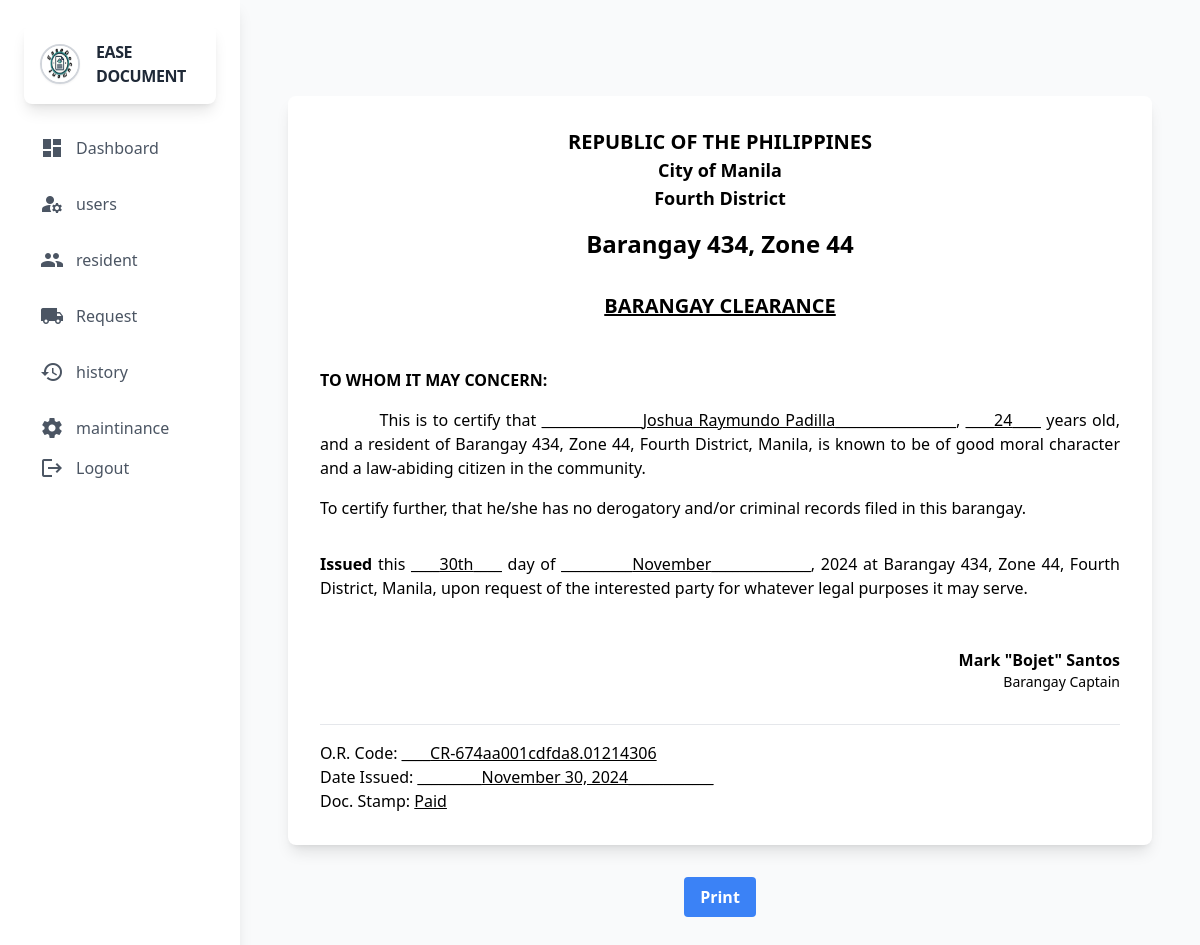
The page /admin/view_orders.php?cr_id=14 (signed in) on the database its author committed.
### tables this page shows
CREATE TABLE `centralize_request` (
  `cr_id` int(11) NOT NULL,
  `cr_code` varchar(60) NOT NULL,
  `cr_1X1_pic` varchar(255) DEFAULT NULL,
  `cr_Signature` varchar(255) DEFAULT NULL,
  `cr_purpose` text NOT NULL,
  `cr_price` decimal(10,2) NOT NULL,
  `cr_shipping_fee` decimal(10,3) NOT NULL,
  `cr_total` decimal(10,3) NOT NULL,
  `cr_address` varchar(255) NOT NULL,
  `cr_payment` varchar(60) NOT NULL,
  `cr_validId` varchar(255) NOT NULL,
  `cr_proofResidency` varchar(255) DEFAULT NULL,
  `cr_r_id` int(11) NOT NULL,
  `cr_formtype` varchar(60) NOT NULL,
  `cr_request_date` timestamp NOT NULL DEFAULT current_timestamp() ON UPDATE current_timestamp(),
  `cr_status` varchar(60) NOT NULL DEFAULT 'Pending'
);

CREATE TABLE `resident` (
  `r_id` int(11) NOT NULL,
  `r_fname` varchar(60) NOT NULL,
  `r_mname` varchar(60) DEFAULT NULL,
  `r_lname` varchar(60) NOT NULL,
  `r_profile` varchar(255) NOT NULL,
  `r_valid_ids` varchar(255) NOT NULL,
  `r_suffix` varchar(20) DEFAULT NULL,
  `r_gender` varchar(20) NOT NULL,
  `r_civil_status` varchar(20) NOT NULL,
  `r_citizenship` varchar(20) NOT NULL,
  `r_bday` date NOT NULL,
  `r_street` varchar(60) NOT NULL,
  `r_region` varchar(60) NOT NULL,
  `r_province` varchar(60) NOT NULL,
  `r_municipality` varchar(60) NOT NULL,
  `r_barangay` varchar(60) NOT NULL,
  `r_contact_number` varchar(60) NOT NULL,
  `r_email` varchar(60) NOT NULL,
  `r_password` varchar(255) NOT NULL,
  `r_status` int(10) NOT NULL DEFAULT 1 COMMENT '0=archive,1=Verified,2=NotVerified',
  `r_howlong_living` varchar(60) DEFAULT NULL
);

### admin/backend/db.php (called while the page is built, shortened)
<?php
class db_connect
{
    public $host = db_host;
    public $user = db_user;
    public $pass = db_pass;
    public $name = db_name;
    public function connect()
    {
        try {
            $this->conn = new mysqli($this->host, $this->user, $this->pass, $this->name);
        } catch (\Throwable $th) {
            header("Location:setup.php");
        }
    }
}

### admin/backend/class.php (called while the page is built, shortened)
<?php
include ('db.php');
class global_class extends db_connect
{
    public function viewOrderDetails($cr_id)
    {
        $query = "SELECT * FROM centralize_request
                  LEFT JOIN resident ON resident.r_id = centralize_request.cr_r_id
                  where cr_id = '$cr_id'
                  ORDER BY centralize_request.cr_request_date DESC
                  ";
        $result = $this->conn->query($query);
        if ($result->num_rows > 0) {
            $order = [];
            while ($row = $result->fetch_assoc()) {
                $order[] = $row;
            }
            return $order;
        } else {
            return false;
        }
    }
}
?>

### admin/backend/end-points/barangay_clearance.php (the view)
<div id="printableArea" class="max-w-4xl mx-auto bg-white p-8 mt-12 shadow-lg rounded-lg">
<div class="text-center">
    <h1 class="text-xl font-bold uppercase">Republic of the Philippines</h1>
    <h2 class="text-lg font-semibold">City of Manila</h2>
    <h3 class="text-lg font-semibold">Fourth District</h3>
    <h4 class="text-2xl font-extrabold mt-4">Barangay 434, Zone 44</h4>
</div>
<div class="mt-8">
    <h1 class="text-xl font-bold text-center uppercase underline">Barangay Clearance</h1>
</div>
<div class="mt-12">
    <p class="text-justify">
        <span class="font-bold">TO WHOM IT MAY CONCERN:</span>
    </p>
    <p class="mt-4 text-justify">
        &nbsp;&nbsp;&nbsp;&nbsp;&nbsp;&nbsp;&nbsp;&nbsp;&nbsp;&nbsp;
        This is to certify that <span class="underline">______________<?=$fullName?>_________________</span>,
        <span class="underline">____<?=$age?>____</span> years old, and a resident of Barangay 434, Zone 44,
        Fourth District, Manila, is known to be of good moral character and a law-abiding citizen in the community.
    </p>
    <p class="mt-4 text-justify">
        To certify further, that he/she has no derogatory and/or criminal records filed in this barangay.
    </p>
</div>
<div class="mt-8">
    <p class="text-justify">
        <span class="font-bold">Issued</span> this
        <span class="underline">____<?=$ordinalDay?>____</span> day of
        <span class="underline">__________<?=$month?>______________</span>,
        <?=$year?> at Barangay 434, Zone 44, Fourth District, Manila, upon request of the interested party for whatever legal purposes it may serve.
    </p>
</div>
<div class="mt-12 text-right">
    <p class="font-bold">Mark "Bojet" Santos</p>
    <p class="text-sm">Barangay Captain</p>
</div>
<div class="mt-8 border-t pt-4">
    <p>O.R. Code: <span class="underline">____<?=$cr_code?></span></p>
    <p>Date Issued: <span class="underline">_________<?=$formattedDate?>____________</span></p>
    <p>Doc. Stamp: <span class="underline">Paid</span></p>
</div>
</div>

### admin/view_orders.php (shortened to what this page needs)
<?php
include "components/header.php";
$dateToday = new DateTime();
$formattedDate = $dateToday->format('F j, Y');
$day = $dateToday->format('d');
$month = $dateToday->format('F');
$year = $dateToday->format('Y');
function getOrdinalSuffix($number) {
    return 'th';
}
$ordinalDay = $day . getOrdinalSuffix($day);
function getAge($birthday) {
    $birthDate = new DateTime($birthday);
    $today = new DateTime();
    return $today->diff($birthDate)->y;
}
$cr_id=$_GET['cr_id'];
$GetAllOrders = $db->viewOrderDetails($cr_id,$user_id);
foreach ($GetAllOrders as $order):
    $cr_code=$order['cr_code'];
    $age = getAge($order['r_bday']);
    $fullName = ucfirst($order['r_fname']) . ' ' . $order['r_mname'] . ' ' . $order['r_lname'];
    if($order['cr_formtype']=="Barangay Clearance"){
        include "backend/end-points/barangay_clearance.php";
    }else if($order['cr_formtype']=="Barangay Indigency"){
        include "backend/end-points/barangay_indigency.php";
    }else if($order['cr_formtype']=="Barangay ID"){
        include "backend/end-points/barangay_id.php";
    }else if($order['cr_formtype']=="Barangay Residency"){
        include "backend/end-points/barangay_residency.php";
    }
endforeach;
?>
<div class="text-center mt-8">
    <button id="printButton" class="bg-blue-500 hover:bg-blue-700 text-white font-bold py-2 px-4 rounded">
      Print
    </button>
</div>
<?php
include "components/footer.php";
?>

### rows shown on the page
centralize_request: cr_r.r_lname "Joshua Raymundo Padilla", cr_r.r_bday "24", cr_code "CR-674aa001cdfda8.01214306"
